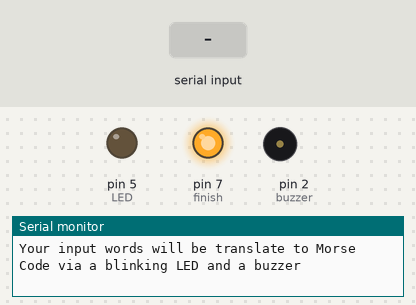
Bench run of a sketch on a simulated Arduino Uno, built with avr-gcc and run on an emulated ATmega328P. Shown: output pins drawn as LEDs (lit = HIGH), buzzer (waves = sounding, pin HIGH), the last lines printed to the serial monitor. The inputs (shaded band) are chosen by the test bench.

Above: at 1.2 s.
1.3 s: "<a>" received over Serial
At 2.3 s:
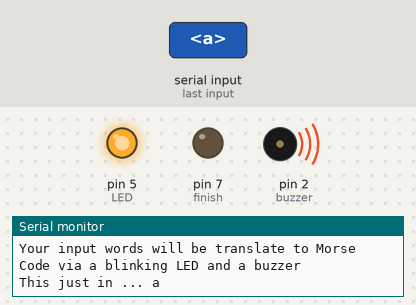
4.3 s: "<b>" received over Serial
At 6.7 s:
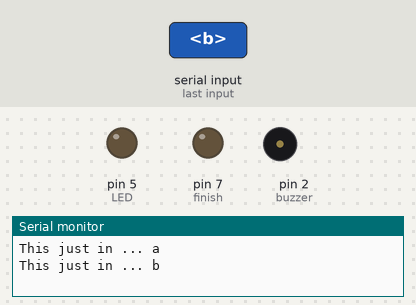
7.3 s: "<c>" received over Serial
At 10.8 s:
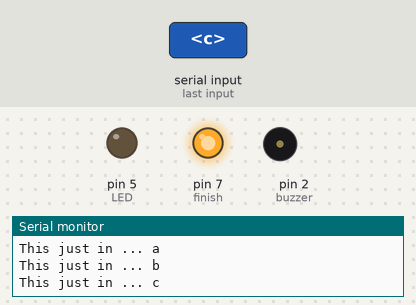
Timing chart, 0 to 12.3 s (numbered marks = the images above; inputs shaded):
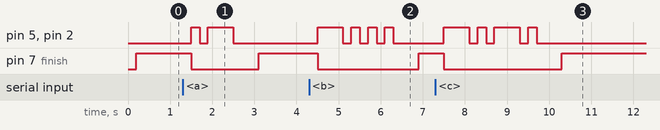

Measured:
- after the input at 1.3 s, pin 5 (LED), pin 2 (buzzer): LOW → HIGH after 0.20 s, → LOW 0.20 s later, → HIGH 0.20 s later, → LOW 0.60 s later; pin 7 (finish): HIGH → LOW after 0.20 s, → HIGH 1.6 s later
- after the input at 4.3 s, pin 5 (LED), pin 2 (buzzer): LOW → HIGH after 0.20 s, then repeats every 0.40 s: LOW 0.20 s, HIGH 0.20 s, until it stays LOW from 6.3 s; pin 7 (finish): HIGH → LOW after 0.20 s, → HIGH 2.4 s later
- after the input at 7.3 s, pin 5 (LED), pin 2 (buzzer): LOW → HIGH after 0.20 s, → LOW 0.60 s later, → HIGH 0.20 s later, → LOW 0.20 s later, … (8 changes in this stretch); pin 7 (finish): HIGH → LOW after 0.20 s, → HIGH 2.8 s later

The sketch:

hackathon2_morsetranslate.ino
```cpp
#include <string.h>

//Serial Input Variables
const byte numChars = 32;
char receivedChars[numChars];
boolean newData = false;
int inputsize = 0;

//Buzzer Control Variables
const int buzzer = 2;

//LED Control
const int LED = 5;
const int finish = 7;

void setup() {
   Serial.begin(9600);
   Serial.println("Hello! Welcome to the Morse Translator! Enter words in the form of <input>");
   Serial.println("Your input words will be translate to Morse Code via a blinking LED and a buzzer");
   pinMode(buzzer, OUTPUT);
   pinMode(LED, OUTPUT);
   pinMode(finish,OUTPUT);
}

void loop() {
    recvWithStartEndMarkers();
    showNewData();
    delay(100);
    inputsize = sizeof(receivedChars);

    digitalWrite(buzzer,LOW);
    digitalWrite(LED,LOW);
    digitalWrite(finish,LOW);

    for (int i=0;i<inputsize;i++)
    {
      switch (toLowerCase(receivedChars[i]))
      {
        case 'a':
        morseshort();
        delay(200);
        morselong();
        delay(600);
        break;

        case 'b':
        morselong();
        delay(200);
        morseshort();
        delay(200);
        morseshort();
        delay(200);
        morseshort();
        delay(600);
        break;

        case 'c':
        morselong();
        delay(200);
        morseshort();
        delay(200);
        morselong();
        delay(200);
        morseshort();
        delay(600);
        break;

        case 'd':
        morselong();
        delay(200);
        morseshort();
        delay(200);
        morseshort();
        delay(600);
        break;

        case 'e':
        morseshort();
        delay(600);
        break;

        case 'f':
        morseshort();
        delay(200);
        morseshort();
        delay(200);
        morselong();
        delay(200);
        morseshort();
        delay(600);
        break;

        case 'g':
        morselong();
        delay(200);
        morselong();
        delay(200);
        morseshort();
        delay(600);
        break;

        case 'h':
        morseshort();
        delay(200);
        morseshort();
        delay(200);
        morseshort();
        delay(200);
        morseshort();
        delay(600);
        break;

        case 'i':
        morseshort();
        delay(200);
        morseshort();
        delay(600);
        break;

        case 'j':
        morseshort();
        delay(200);
        morselong();
        delay(200);
        morselong();
        delay(200);
        morselong();
        delay(600);
        break;

        case 'k':
        morselong();
        delay(200);
        morseshort();
        delay(200);
        morselong();
        delay(600);
        break;

        case 'l':
        morseshort();
        delay(200);
        morselong();
        delay(200);
        morseshort();
        delay(200);
        morseshort();
        delay(600);
        break;

        case 'm':
        morselong();
        delay(200);
        morselong();
        delay(600);
        break;

        case 'n':
        morselong();
        delay(200);
        morseshort();
        delay(600);
        break;

        case 'o':
        morselong();
        delay(200);
        morselong();
        delay(200);
        morselong();
        delay(600);
        break;

        case 'p':
        morseshort();
        delay(200);
        morselong();
        delay(200);
        morselong();
        delay(200);
        morseshort();
        delay(600);
        break;

        case 'q':
        morselong();
        delay(200);
        morselong();
        delay(200);
        morseshort();
        delay(200);
        morselong();
        delay(600);
        break;


        case 'r':
        morseshort();
        delay(200);
        morselong();
        delay(200);
        morseshort();
        delay(600);
        break;

        case 's':
        morseshort();
        delay(200);
        morseshort();
        delay(200);
        morseshort();
        delay(600);
        break;

        case 't':
        morselong();
        delay(600);
        break;

        case 'u':
        morseshort();
        delay(200);
        morseshort();
        delay(200);
        morselong();
        delay(600);
        break;

        case 'v':
        morseshort();
        delay(200);
        morseshort();
        delay(200);
        morseshort();
        delay(200);
        morselong();
        delay(600);
        break;

        case 'w':
        morseshort();
        delay(200);
        morselong();
        delay(200);
        morselong();
        delay(600);
        break;

        case 'x':
        morselong();
        delay(200);
        morseshort();
        delay(200);
        morseshort();
        delay(200);
        morselong();
        delay(600);
        break;

        case 'y':
        morselong();
        delay(200);
        morseshort();
        delay(200);
        morselong();
        delay(200);
        morselong();
        delay(600);
        break;

        case 'z':
        morselong();
        delay(200);
        morselong();
        delay(200);
        morseshort();
        delay(200);
        morseshort();
        delay(600);
        break;

        default:
        break;
      }
    }

    if (newData==false)
    {
      digitalWrite(finish,HIGH);
    }
    memset(receivedChars, 0, sizeof receivedChars);


}

void recvWithStartEndMarkers() {
    static boolean recvInProgress = false;
    static byte ndx = 0;
    char startMarker = '<';
    char endMarker = '>';
    char rc;

    while (Serial.available() > 0 && newData == false) {
        rc = Serial.read();

        if (recvInProgress == true) {
            if (rc != endMarker) {
                receivedChars[ndx] = rc;
                ndx++;
                if (ndx >= numChars) {
                    ndx = numChars - 1;
                }
            }
            else {
                receivedChars[ndx] = '\0'; // terminate the string
                recvInProgress = false;
                ndx = 0;
                newData = true;
            }
        }

        else if (rc == startMarker) {
            recvInProgress = true;
        }
    }
}

void showNewData() {
    if (newData == true) {
        Serial.print("This just in ... ");
        Serial.println(receivedChars);
        newData = false;
    }
}

void morselong(){
  digitalWrite(buzzer,HIGH);
  digitalWrite(LED,HIGH);
  delay(600);
  digitalWrite(buzzer,LOW);
  digitalWrite(LED,LOW);
  //Serial.println("long");
}

void morseshort(){
  digitalWrite(buzzer,HIGH);
  digitalWrite(LED,HIGH);
  delay(200);
  digitalWrite(buzzer,LOW);
  digitalWrite(LED,LOW);
  //Serial.println("short");
}
```
